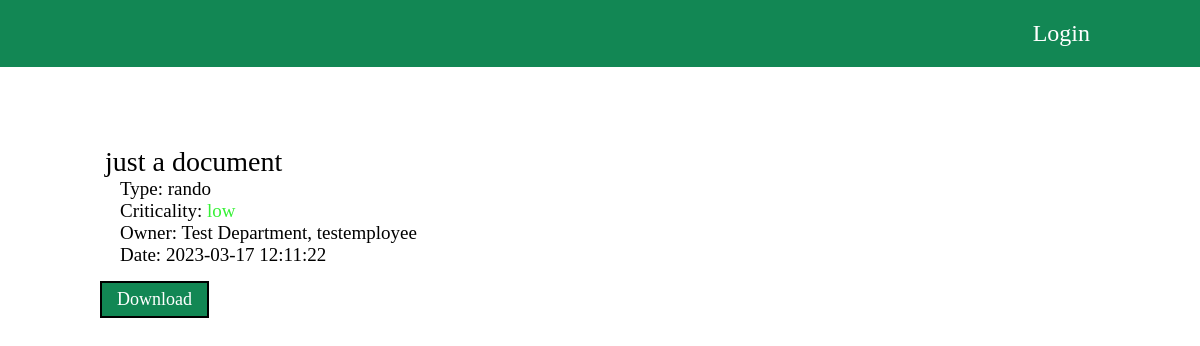
The page /document.php?documentId=4 on the database its author committed.
### tables this page shows
CREATE TABLE `document` (
  `id` int(6) NOT NULL,
  `name` varchar(100) NOT NULL,
  `ownerId` int(6) NOT NULL,
  `type` varchar(50) NOT NULL,
  `criticality` varchar(7) NOT NULL,
  `uploadDate` datetime NOT NULL DEFAULT current_timestamp(),
  `filePath` varchar(100) NOT NULL
);

CREATE TABLE `employee` (
  `id` int(6) NOT NULL,
  `adminId` int(6) NOT NULL,
  `username` varchar(30) NOT NULL,
  `email` varchar(300) NOT NULL,
  `password` varchar(26) NOT NULL,
  `department` varchar(100) NOT NULL,
  `active` tinyint(1) NOT NULL
);

### document.php (the view, shortened to what this page needs)
<?php
require_once("includes/config.php");
$docId = $_GET['documentId'] ?? null;
$stmt = $mysqli->prepare("SELECT d.*, o.username AS owner, o.department FROM document d JOIN employee o ON d.ownerId = o.id WHERE d.id = ?;");
$stmt->bind_param('i', $docId);
$stmt->execute();
$result = $stmt->get_result();
$obj = $result->fetch_object();
?>
<!DOCTYPE html>
<html lang="en">
<head>
  <link rel="stylesheet" href="css/desktop.css" />
</head>
<body>
  <?php
  include("includes/header.php");
  ?>
  <div class="page-container">
    <?php
    echo "<div href=\"document.php?documentId={$obj->id}\" class=\"document-container\">";
    echo "<span class=\"document-card-name\">{$obj->name}</span>";
    echo "<ul class=\"document-card-details\">";
    echo "<li>Type: {$obj->type}</li>";
    echo "<li>Criticality: <span class=\"{$obj->criticality}\">{$obj->criticality}</span></li>";
    echo '<li>Owner: ' . $obj->department . ', ' . $obj->owner . '</li>';
    echo "<li>Date: {$obj->uploadDate}</li>";
    echo "</ul>";
    echo "</div>";
    ?>
    <div class="buttons-wrap">
      <?php
      echo "<a class=\"button\" href=\"download.php?id={$docId}\">Download</a>"
      ?>
    </div>
  </div>
</body>
</html>

### css/desktop.css (style rules this page uses)
body { --default-theme-color: #128754; }
* { margin: 0; padding: 0; border: 0; outline: 0; }
ul { list-style-type: none; }
a { transition: color .4s; }
a:link { text-decoration: none; }
.page-container { max-width: 1000px; margin: 4rem auto 0; }
.document-card-name { font-size: 28px; }
.document-card-details { padding-left: 15px; }
.document-card-details > li { font-size: 19px; }
span.low { color: rgb(54, 241, 54); }
.document-container { color: black; padding: 15px 5px; }
button, .button { padding: 6px 15px; font-size: 18px; border: 2px solid black; color: white; cursor: pointer; background-color: var(--default-theme-color); transition: .4s; }
.buttons-wrap { display: flex; gap: 20px; }

### rows shown on the page
document: name "just a document", type "rando", criticality "low", ownerId.department "Test Department", ownerId.username "testemployee", uploadDate "2023-03-17 12:11:22"
